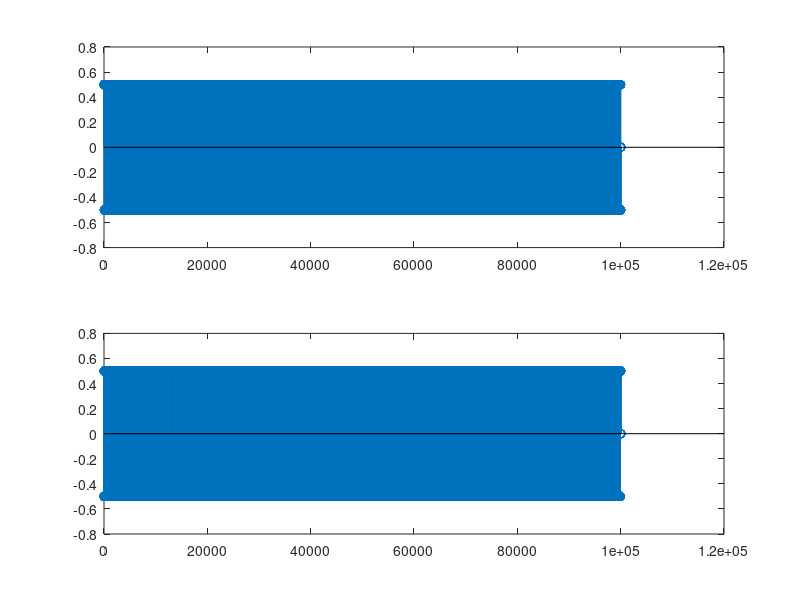

MATLAB code to generate this figure: (Note: this script raises an error after producing the figure.)
N = 10000;
% make 100 random bits of values +- 1
bits = (sign(randn(N,1)) + 1)./2;

% fileID = fopen('Pride and Prejudice.txt');
% chars = fread(fileID, '*char');
% fclose(fileID);
% bits = reshape(dec2bin(chars, 16).'-'0',1,[]);
% str = char(bin2dec(reshape(char(bits+'0'), 16,[]).')); %read bits as string
% bits = [-1,-1, -1,1, 1,1, 1,-1];

Symbol_period = 20;

% create a generic pulse of unit height
% with width equal to symbol period
pulse = ones(Symbol_period, 1);

x = zeros(length(bits)/2,1);

for n = 1:length(x)
    m = 1+2*(n-1);
    if isequal(bits(m:m+1), [0;0])
        x(n) = -1/2 - 1/2i;
    elseif isequal(bits(m:m+1), [0;1])
        x(n) = -1/2 + 1/2i;
    elseif isequal(bits(m:m+1), [1;1])
        x(n) = 1/2 + 1/2i;
    elseif isequal(bits(m:m+1), [1; 0])
        x(n) = 1/2 - 1/2i;
    end
end

x = upsample(x, Symbol_period);

% now convolve the single generic pulse with the spread-out bits
x_tx = conv(pulse, x);

% to visualize, make a stem plot
subplot(211)
stem(real(x_tx));
subplot(212)
stem(imag(x_tx));

new_bits = zeros(length(x_tx) + length(random_start_noise)+length(random_end_noise), 1);
new_bits(1:256) = random_start_noise;
new_bits(257:end-256) = x_tx;
new_bits(end-255:end) = random_end_noise;
x_tx = new_bits;


% zero pad the beginning with 100000 samples to ensure that any glitch that
% happens when we start transmitting doesn't effect the data

x_tx = [zeros(100000, 1); x_tx;zeros(100000, 1)];


% here we write the data into a format that the USRP can understand
% specifically, we use float32 numbers with real followed by imaginary
% values

% first create a vector to store the interleaved real and imaginary values

tmp = zeros(length(x_tx)*2, 1);

% then assign the real part of x_tx to every other sample and the imaginary
% part to the remaining samples. In this example, the imaginary parts are
% all zero since our original signal is purely real, but we still have to
% write the zero values 

tmp(1:2:end) = real(x_tx);
tmp(2:2:end) = imag(x_tx);

% open a file to write in binary format 
f1 = fopen('tx2.dat', 'wb');
% write the values as a float32
fwrite(f1, tmp/2, 'float32');
% close the file
fclose(f1)
